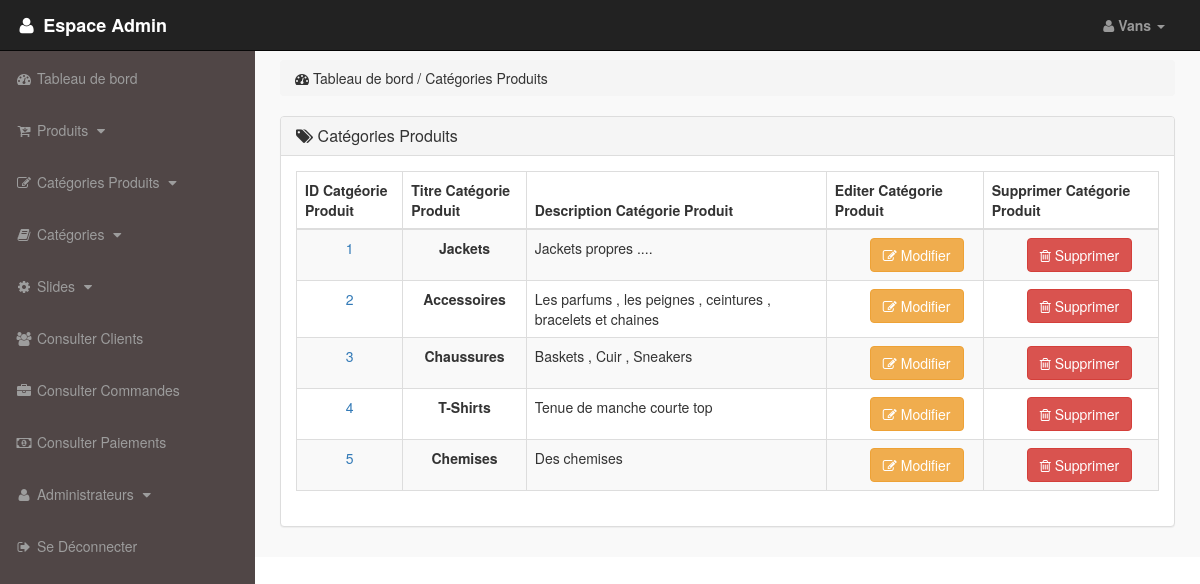
The app's page /admin_area/index.php?view_p_cats (signed in) with its own data.
### tables this page shows
CREATE TABLE `categories_produits` (
  `id_cat_p` int(11) NOT NULL,
  `titre_cat_p` text NOT NULL,
  `desc_cat_p` text NOT NULL
);

### admin_area/view_p_cats.php (the view)
<?php
    if(!isset($_SESSION['email_admin'])){
        echo "<script>window.open('login.php' , '_self')</script>";
    }else{
    ?>
        <div class="row">
            <div class="col-lg-12">
                <ol class="breadcrumb">
                    <li>
                        <i class="fa fa-dashboard"></i> Tableau de bord / Catégories Produits
                    </li>
                </ol>
            </div>
        </div>
        <div class="row">
            <div class="col-lg-12">
                <div class="panel panel-default">
                    <div class="panel-heading">
                        <h3 class="panel-title">
                            <i class="fa fa-tags"></i> Catégories Produits
                        </h3>
                    </div>
                    <div class="panel-body">
                        <div class="table-responsive">
                            <table class="table table-striped table-bordered table-hover">
                                <thead>
                                    <tr>
                                        <th> ID Catgéorie Produit </th>
                                        <th> Titre Catégorie Produit </th>
                                        <th> Description Catégorie Produit </th>
                                        <th> Editer Catégorie Produit </th>
                                        <th> Supprimer Catégorie Produit </th>
                                    </tr>
                                </thead>
                                <tbody>
                                    <?php
                                        $i = 0;
                                        $get_p_cats = "select * from categories_produits";
                                        $run_p_cats = mysqli_query($db , $get_p_cats);
                                        while($row_p_cats = mysqli_fetch_array($run_p_cats)){
                                            $p_cat_id = $row_p_cats['id_cat_p'];
                                            $p_cat_title = $row_p_cats['titre_cat_p'];
                                            $p_cat_desc = $row_p_cats['desc_cat_p'];
                                            $i ++;
                                    ?>
                                        <tr>
                                            <td class="text-center text-primary"> <?php echo $i; ?> </td>
                                            <td class="text-center" style="font-weight:bold;"> <?php echo $p_cat_title; ?></td>
                                            <td width="300"> <?php echo $p_cat_desc; ?> </td>
                                            <td>
                                                <a href="index.php?edit_p_cat=<?php echo $p_cat_id; ?>" class="btn btn-warning" style="margin-left:35px;">
                                                    <i class="fa fa-edit"></i> Modifier
                                                </a>
                                            </td>
                                            <td>
                                                <a href="index.php?delete_p_cat=<?php echo $p_cat_id; ?>" class="btn btn-danger" style="margin-left:35px;">
                                                    <i class="fa fa-trash-o"></i> Supprimer
                                                </a>
                                            </td>
                                        </tr>
                                    <?php } ?>
                                </tbody>
                            </table>
                        </div>
                    </div>
                </div>
            </div>
        </div>
    <?php } ?>

### admin_area/includes/sidebar.php (shortened to what this page needs)
<?php
    if(!isset($_SESSION['email_admin'])){
        echo "<script>window.open('login.php' , '_self')</script>";
    }else{
    ?>
        <nav class="navbar navbar-inverse navbar-fixed-top">
            <div class="navbar-header">
                <a href="index.php?dashboard" class="navbar-brand" style="font-weight:bold;">
                    <i class="fa fa-user fa-fw"></i> Espace Admin
                </a>
            </div>
            <ul class="nav navbar-right top-nav">
                <li class="dropdown">
                    <a href="#" class="dropdown-toggle" data-toggle="dropdown" style="font-weight:bold;">
                        <i class="fa fa-user"></i> <?php echo $admin_name; ?> <b class="caret"></b>
                    </a>
                </li>
            </ul>
            <div class="collapse navbar-collapse navbar-ex1-collapse">
                <ul class="nav navbar-nav side-nav">
                    <li>
                        <a href="index.php?dashboard">
                            <i class="fa fa-fw fa-dashboard"></i> Tableau de bord
                        </a>
                    </li>
                    <li>
                        <a href="#" data-toggle="collapse" data-target="#products">
                            <i class="fa fa-fw fa-cart-arrow-down"></i> Produits
                            <i class="fa fa-fw fa-caret-down"></i>
                        </a>
                    </li>
                    <li>
                        <a href="#" data-toggle="collapse" data-target="#p_cat">
                            <i class="fa fa-fw fa-edit"></i> Catégories Produits
                            <i class="fa fa-fw fa-caret-down"></i>
                        </a>
                    </li>
                    <li>
                        <a href="#" data-toggle="collapse" data-target="#cat">
                            <i class="fa fa-fw fa-book"></i> Catégories
                            <i class="fa fa-fw fa-caret-down"></i>
                        </a>
                    </li>
                    <li>
                        <a href="#" data-toggle="collapse" data-target="#slides">
                            <i class="fa fa-fw fa-gear"></i> Slides
                            <i class="fa fa-fw fa-caret-down"></i>
                        </a>
                    </li>
                    <li>
                        <a href="index.php?view_customers">
                            <i class="fa fa-fw fa-users"></i> Consulter Clients
                        </a>
                    </li>
                    <li>
                        <a href="index.php?view_orders">
                            <i class="fa fa-fw fa-briefcase"></i> Consulter Commandes
                        </a>
                    </li>
                    <li>
                        <a href="index.php?view_payments">
                            <i class="fa fa-fw fa-money"></i> Consulter Paiements
                        </a>
                    </li>
                    <li>
                        <a href="#" data-toggle="collapse" data-target="#users">
                            <i class="fa fa-fw fa-user"></i> Administrateurs
                            <i class="fa fa-fw fa-caret-down"></i>
                        </a>
                    </li>
                    <li>
                        <a href="logout.php">
                            <i class="fa fa-fw fa-sign-out"></i> Se Déconnecter
                        </a>
                    </li>
                </ul>
            </div>
        </nav>
    <?php }?>

### admin_area/css/style.css (style rules this page uses)
body { margin-top: 100px; }
.top-nav { padding: 0 35px; }
.top-nav > li { display: inline-block; }
.top-nav > li a { color: #999999; line-height: 20px; padding-top: 15px; padding-bottom: 15px; transition: 0.6s all; }
.side-nav > li { margin-top: 2px; }
.panel-body { border-radius: 5px; }
@media (min-width: 768px) { body { margin-top: 50px; } }
@media (min-width: 768px) { .side-nav { position: fixed; top: 51px; bottom: 0; width: 255px; overflow-y: auto; overflow-x: hidden; background-color: #504646; padding-bottom: 40px; border-radius: 0; } }
@media (min-width: 768px) { .side-nav > li > a { width: 255px; transition: 0.6s all; } }

### records on screen
categories_produits: titre_cat_p "Jackets", desc_cat_p "Jackets propres ...."
categories_produits: titre_cat_p "Accessoires", desc_cat_p "Les parfums , les peignes , ceintures , bracelets et chaines"
categories_produits: titre_cat_p "Chaussures", desc_cat_p "Baskets , Cuir , Sneakers"
categories_produits: titre_cat_p "T-Shirts", desc_cat_p "Tenue de manche courte top"
categories_produits: titre_cat_p "Chemises", desc_cat_p "Des chemises"

### other values on screen
$admin_name "Vans"
